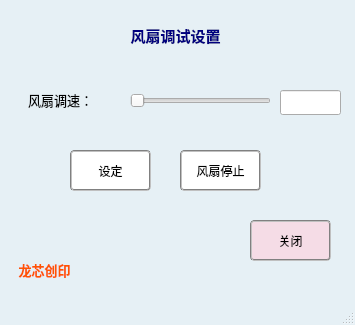
<?xml version="1.0" encoding="UTF-8"?>
<ui version="4.0">
 <class>Fan_window</class>
 <widget class="QMainWindow" name="Fan_window">
  <property name="geometry">
   <rect>
    <x>0</x>
    <y>0</y>
    <width>355</width>
    <height>325</height>
   </rect>
  </property>
  <property name="windowTitle">
   <string>MainWindow</string>
  </property>
  <property name="styleSheet">
   <string notr="true">#Fan_window{background-color: rgb(230, 240, 245);}</string>
  </property>
  <widget class="QWidget" name="centralwidget">
   <widget class="QPushButton" name="fan_close_button">
    <property name="geometry">
     <rect>
      <x>250</x>
      <y>220</y>
      <width>81</width>
      <height>41</height>
     </rect>
    </property>
    <property name="styleSheet">
     <string notr="true">border:2px groove gray;border-radius:
4px;padding:2px 4px;
background-color: rgb(245, 220, 230);</string>
    </property>
    <property name="text">
     <string>关闭</string>
    </property>
   </widget>
   <widget class="QSlider" name="horizontalSlider">
    <property name="geometry">
     <rect>
      <x>130</x>
      <y>90</y>
      <width>141</width>
      <height>22</height>
     </rect>
    </property>
    <property name="maximum">
     <number>200</number>
    </property>
    <property name="pageStep">
     <number>10</number>
    </property>
    <property name="orientation">
     <enum>Qt::Horizontal</enum>
    </property>
   </widget>
   <widget class="QLabel" name="label_4">
    <property name="geometry">
     <rect>
      <x>100</x>
      <y>10</y>
      <width>151</width>
      <height>51</height>
     </rect>
    </property>
    <property name="font">
     <font>
      <family>黑体</family>
     </font>
    </property>
    <property name="text">
     <string>&lt;html&gt;&lt;head/&gt;&lt;body&gt;&lt;p align=&quot;center&quot;&gt;&lt;span style=&quot; font-size:11pt; font-weight:700; color:#00007f;&quot;&gt;风扇调试设置&lt;/span&gt;&lt;/p&gt;&lt;/body&gt;&lt;/html&gt;</string>
    </property>
   </widget>
   <widget class="QLabel" name="label">
    <property name="geometry">
     <rect>
      <x>20</x>
      <y>90</y>
      <width>81</width>
      <height>21</height>
     </rect>
    </property>
    <property name="font">
     <font>
      <family>微软雅黑</family>
     </font>
    </property>
    <property name="text">
     <string>&lt;html&gt;&lt;head/&gt;&lt;body&gt;&lt;p align=&quot;center&quot;&gt;&lt;span style=&quot; font-size:10pt; color:#000000;&quot;&gt;风扇调速：&lt;/span&gt;&lt;/p&gt;&lt;/body&gt;&lt;/html&gt;</string>
    </property>
   </widget>
   <widget class="QLineEdit" name="lineEdit">
    <property name="geometry">
     <rect>
      <x>280</x>
      <y>90</y>
      <width>61</width>
      <height>25</height>
     </rect>
    </property>
   </widget>
   <widget class="QPushButton" name="start_button">
    <property name="geometry">
     <rect>
      <x>70</x>
      <y>150</y>
      <width>81</width>
      <height>41</height>
     </rect>
    </property>
    <property name="styleSheet">
     <string notr="true">border:2px groove gray;border-radius:
4px;padding:2px 4px;
background-color: rgb(255, 255, 255);</string>
    </property>
    <property name="text">
     <string>设定</string>
    </property>
   </widget>
   <widget class="QPushButton" name="stop_button">
    <property name="geometry">
     <rect>
      <x>180</x>
      <y>150</y>
      <width>81</width>
      <height>41</height>
     </rect>
    </property>
    <property name="styleSheet">
     <string notr="true">border:2px groove gray;border-radius:
4px;padding:2px 4px;
background-color: rgb(255, 255, 255);</string>
    </property>
    <property name="text">
     <string>风扇停止</string>
    </property>
   </widget>
   <widget class="QLabel" name="label_2">
    <property name="geometry">
     <rect>
      <x>0</x>
      <y>210</y>
      <width>81</width>
      <height>51</height>
     </rect>
    </property>
    <property name="styleSheet">
     <string notr="true">border-image: url(:/one.png);</string>
    </property>
    <property name="text">
     <string/>
    </property>
   </widget>
   <widget class="QLabel" name="label_3">
    <property name="geometry">
     <rect>
      <x>10</x>
      <y>260</y>
      <width>69</width>
      <height>19</height>
     </rect>
    </property>
    <property name="text">
     <string>&lt;html&gt;&lt;head/&gt;&lt;body&gt;&lt;p align=&quot;center&quot;&gt;&lt;span style=&quot; font-size:10pt; font-weight:700; color:#ff5500;&quot;&gt;龙芯创印&lt;/span&gt;&lt;/p&gt;&lt;/body&gt;&lt;/html&gt;</string>
    </property>
   </widget>
  </widget>
  <widget class="QMenuBar" name="menubar">
   <property name="geometry">
    <rect>
     <x>0</x>
     <y>0</y>
     <width>355</width>
     <height>25</height>
    </rect>
   </property>
  </widget>
  <widget class="QStatusBar" name="statusbar"/>
 </widget>
 <resources/>
 <connections/>
</ui>
